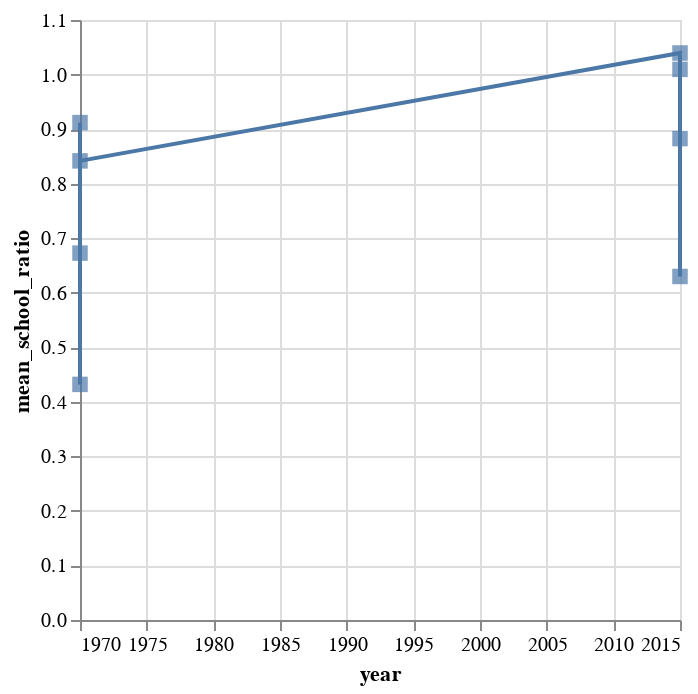

Write notebook code for a chart like this one.
### Markdown cell above
<div class="alert alert-info" style="color:black">

### Question 3.1
rubric={accuracy:2,quality:1,viz:2}

<h4>
Python
</h4>
<ol type="1">
<li>Compute a new column in your dataframe that represents the ratio between the number of years in school for women and men (calculate it so that the value 1 means as many years for both, and 0.5 means half as many for women compared to men).</li>
<li>Filter the dataframe to only contain value from 1970 - 2015, since those are the years where the education data has been recorded. Again you can either create a new variable or perform the filtering as you pass the data to the plotting function.</li>
<li>Create a line plot showing how the ratio of women’s of men’s years in school has changed over time. Group the data by income group and plot the mean for each group.</li>
<li>Use layering to add a square mark for every data point in your line plot (so one per yearly mean in each group).</li>
</ol>

</div>

### Code cell
# YOUR PYTHON ANSWER GOES HERE

gap1_df = pd.read_csv("https://raw.githubusercontent.com/UofTCoders/workshops-dc-py/master/data/processed/world-data-gapminder.csv", parse_dates=["year"])
is_1970_or_2015 = gap1_df["year"].isin(
    [pd.Timestamp("1970-01-01"), pd.Timestamp("2015-01-01")]
)

gap1_df = gap1_df[is_1970_or_2015]

gap1_df["years_in_school_ratio"] = gap1_df['years_in_school_women'] / gap1_df['years_in_school_men']
gap1_df.head()

ratio_by_income = (
    gap1_df
    .groupby(["year", "income_group"], as_index=False)
    .agg(mean_school_ratio=("years_in_school_ratio", "mean"))
)
base = alt.Chart(ratio_by_income).mark_line().encode(
    x="year",
    y="mean_school_ratio"
    )

line = base.mark_line()
points = base.mark_square(size=60)

line_plot_with_points = line + points

line_plot_with_points

### Figure 1 — Vega-Lite specification as saved in the notebook (floating-point values rounded to 4 significant figures)
{"config": {"view": {"continuousWidth": 300, "continuousHeight": 300}}, "layer": [{"mark": {"type": "line"}, "encoding": {"x": {"field": "year", "type": "temporal"}, "y": {"field": "mean_school_ratio", "type": "quantitative"}}}, {"mark": {"type": "square", "size": 60}, "encoding": {"x": {"field": "year", "type": "temporal"}, "y": {"field": "mean_school_ratio", "type": "quantitative"}}}], "data": {"name": "data-3362d346a43990a211f956ab28dfe595"}, "$schema": "https://vega.github.io/schema/vega-lite/v5.20.1.json", "datasets": {"data-3362d346a43990a211f956ab28dfe595": [{"year": "1970-01-01T00:00:00", "income_group": "High", "mean_school_ratio": 0.9119}, {"year": "1970-01-01T00:00:00", "income_group": "Low", "mean_school_ratio": 0.432}, {"year": "1970-01-01T00:00:00", "income_group": "Lower middle", "mean_school_ratio": 0.6726}, {"year": "1970-01-01T00:00:00", "income_group": "Upper middle", "mean_school_ratio": 0.8417}, {"year": "2015-01-01T00:00:00", "income_group": "High", "mean_school_ratio": 1.04}, {"year": "2015-01-01T00:00:00", "income_group": "Low", "mean_school_ratio": 0.6298}, {"year": "2015-01-01T00:00:00", "income_group": "Lower middle", "mean_school_ratio": 0.8826}, {"year": "2015-01-01T00:00:00", "income_group": "Upper middle", "mean_school_ratio": 1.009}]}}
